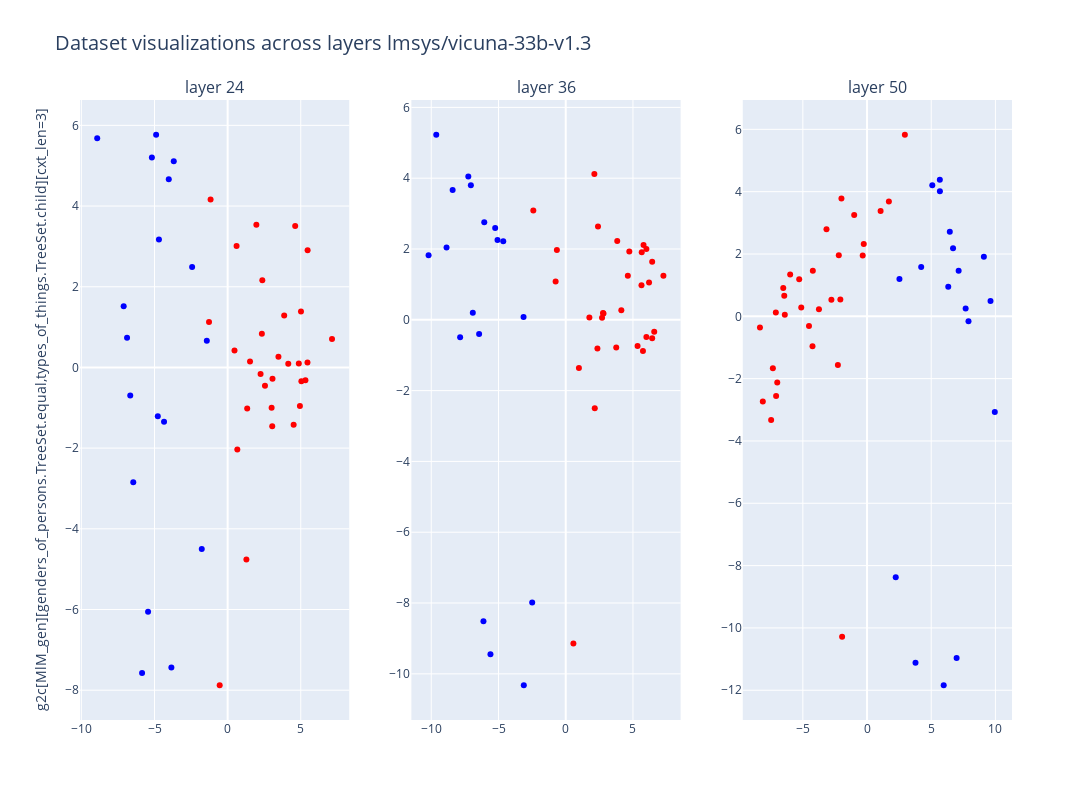

The code cell stored with this chart in its notebook:
### Code cell
from nrk.geometry.visualization_utils_modify import *
from plotly.subplots import make_subplots
from nrk.geometry.generate_acts import get_acts

layers = [24, 36, 50]
figs = []
for layer in layers:
    fig = TruthData.from_datasets(
        ["typeofthing"],
        r,
        cxt_len,
        batch_size = batch_size,
        model_size = model_name,
        layer=layer,
        start=k_shot, 
        end=nrows,
        pattern = 'mlp',
        device=device
        ).plot(
            dimensions=2,
            color='label',
        )
    figs.append(fig)

fig = make_subplots(rows = 1, cols = len(layers),
                    subplot_titles=[f"layer {layer}" for layer in layers],
                    vertical_spacing=0.05)
        
for j, layer in enumerate(layers):
    for data in figs[j].data:
        data['showlegend'] = False
        fig.add_trace(data, row=1, col=j+1)
        

fig.update_yaxes(title_text=res_key, row=1, col=1)

fig.update_coloraxes(
    colorscale='Bluered_r'
)

fig.update_layout(height=800, width=1200, coloraxis_showscale=False)

fig.update_layout(
    title = {
        'text' : f"Dataset visualizations across layers {model_name}",
        'font' : {'size' : 20},
    }
)

fig.show()

### Figure 1 — Plotly figure (JSON) as saved in the notebook; plotly's stock layout.template omitted (floating-point values rounded to 4 significant figures)
{"data": [{"hovertemplate": "<b>%{hovertext}</b><br><br>PC1=%{x}<br>PC2=%{y}<br>label=%{marker.color}<extra></extra>", "hovertext": ["< Kimberly has jeans. George has a handgun. Linda has a beetle. >. Does Kimberly possess a kind of insect? No", "< Ronald has soda. Anthony has a car. John has a deer. >. Does Anthony own a kind of vehicle? Yes", "< Mark has a guitar. George has a watermelon. Ronald has a taxi. >. Does Mark own a kind of vehicle? No", "< Elizabeth has a guitar. William has a taxi. Edward has a banana. >. Does William possess a kind of vehicle? Yes", "< Christopher has a lemon. Carol has a cannon. Edward has a tiger. >. Does Carol own a kind of fruit? No", "< Nancy has a basketball. James has a beetle. Deborah has a horse. >. Does Deborah own a kind of animal? Yes", "< Charles has a papaya. Maria has a revolver. Nancy has a costume. >. Does Maria own a kind of weapon? Yes", "< Elizabeth has a baseball. Barbara has a jeep. Dorothy has a gorilla. >. Does Barbara possess a kind of vehicle? Yes", "< Deborah has a lion. Betty has meat. John has a gorilla. >. Does Betty possess a kind of food? Yes", "< Ronald has a monkey. Barbara has a revolver. Laura has a burger. >. Does Laura possess a kind of animal? No", "< Thomas has a goat. Patricia has T-shirt. Charles has a burger. >. Does Patricia own a kind of clothing? Yes", "< Lisa has a taxi. Kevin has a monkey. Jennifer has a lime. >. Does Lisa own a kind of vehicle? Yes", "< Maria has a guitar. David has a donkey. Joseph has a burger. >. Does Joseph possess a kind of musical instrument? No", "< Susan has a shotgun. Charles has cake. Deborah has a jersey. >. Does Susan own a kind of weapon? Yes", "< Patricia has a monkey. Mary has pizza. George has trousers. >. Does Patricia have a kind of animal? Yes", "< Elizabeth has a car. James has a violin. Donna has coffee. >. Does Elizabeth possess a kind of drink? No", "< Barbara has a shirt. Betty has vodka. Margaret has a football. >. Does Barbara have a kind of drink? No", "< Ruth has a goat. Linda has a piano. Brian has a watermelon. >. Does Ruth have a kind of fruit? No", "< William has a grenade. Donald has a cow. Robert has pants. >. Does William own a kind of weapon? Yes", "< Carol has a peach. Steven has a sweater. Sarah has a cannon. >. Does Steven possess a kind of clothing? Yes", "< Susan has a jeep. Deborah has a pig. Sharon has a handgun. >. Does Deborah possess a kind of animal? Yes", "< Edward has jeans. Brian has a rifle. William has wine. >. Does William possess a kind of weapon? No", "< Barbara has a cat. Kimberly has a taxi. William has cake. >. Does Barbara possess a kind of animal? Yes", "< Linda has a gun. Karen has a basketball. Patricia has whiskey. >. Does Karen own a kind of sport? Yes", "< Nancy has a monkey. Jeff has a papaya. Christopher has a basketball. >. Does Jeff possess a kind of fruit? Yes", "< Laura has a cannon. Kenneth has trousers. Daniel has a basketball. >. Does Kenneth own a kind of weapon? No", "< Daniel has a uniform. Kenneth has a revolver. Ruth has an apple. >. Does Kenneth possess a kind of fruit? No", "< David has a rifle. Edward has a uniform. James has whiskey. >. Does David have a kind of clothing? No", "< Deborah has a pistol. Nancy has a jersey. Thomas has underwear. >. Does Deborah possess a kind of weapon? Yes", "< Michelle has pizza. Margaret has a rabbit. Dorothy has shoes. >. Does Dorothy own a kind of clothing? Yes", "< Barbara has spaghetti. Margaret has a cocktail. John has a banana. >. Does John possess a kind of fruit? Yes", "< Brian has a piano. Robert has a uniform. Barbara has a handgun. >. Does Barbara possess a kind of weapon? Yes", "< Linda has a banana. Mark has a mosquito. Anthony has a cow. >. Does Anthony own a kind of animal? Yes", "< Kenneth has beer. Deborah has a uniform. John has a revolver. >. Does Kenneth possess a kind of clothing? No", "< Linda has a costume. Dorothy has a rabbit. Robert has a basketball. >. Does Robert own a kind of clothing? No", "< Mary has shoes. Susan has a guitar. Dorothy has blackberries. >. Does Susan possess a kind of clothing? No", "< Betty has spaghetti. Steven has a shotgun. Laura has grapes. >. Does Betty have a kind of food? Yes", "< Kenneth has meat. Susan has an apricot. Charles has a handgun. >. Does Kenneth have a kind of food? Yes", "< Sharon has underwear. Daniel has a papaya. Paul has spaghetti. >. Does Paul own a kind of food? Yes", "< Maria has wine. Betty has shoes. Michelle has a jacket. >. Does Maria possess a kind of drink? Yes", "< Jeff has a guitar. Maria has jeans. Thomas has a bee. >. Does Maria possess a kind of clothing? Yes", "< Sandra has blueberries. Nancy has a bee. John has a lion. >. Does Nancy own a kind of animal? No", "< Linda has a pineapple. Jeff has beer. Paul has a cannon. >. Does Paul have a kind of fruit? No", "< Jennifer has a bus. Helen has a rabbit. George has blackberries. >. Does Jennifer have a kind of vehicle? Yes", "< Charles has a baseball. Michael has a beetle. Lisa has blackberries. >. Does Michael own a kind of insect? Yes", "< Patricia has a horse. Joseph has underwear. Charles has a football. >. Does Charles have a kind of sport? Yes", "< James has a guitar. Dorothy has a gun. Charles has a goose. >. Does Charles own a kind of weapon? No", "< Linda has a pig. Dorothy has a sweater. Maria has a dog. >. Does Dorothy own a kind of clothing? Yes"], "legendgroup": "", "marker": {"color": [1, 0, 1, 0, 1, 0, 0, 0, 0, 1, 0, 0, 1, 0, 0, 1, 1, 1, 0, 0, 0, 1, 0, 0, 0, 1, 1, 1, 0, 0, 0, 0, 0, 1, 1, 1, 0, 0, 0, 0, 0, 1, 1, 0, 0, 0, 1, 0], "coloraxis": "coloraxis", "symbol": "circle"}, "mode": "markers", "name": "", "orientation": "v", "showlegend": false, "type": "scatter", "x": [-5.18, 0.6113, -4.775, 2.252, -1.424, 3.867, 1.337, -1.166, 1.531, -4.697, 1.964, 7.137, -7.107, 4.146, 5.014, -6.452, -3.846, -1.769, 4.619, 4.867, 1.282, -3.684, 5.458, -1.272, 3.007, -6.658, -2.428, -5.849, 3.067, 2.34, 4.941, 0.4701, 0.6629, -8.917, -6.877, -4.89, 5.317, -0.5435, 2.371, 5.042, 3.473, -4.348, -5.44, 2.552, 5.468, 3.048, -4.024, 4.513], "xaxis": "x", "y": [5.204, 3.013, -1.208, -0.1656, 0.6586, 1.288, -1.02, 4.161, 0.1458, 3.172, 3.536, 0.7036, 1.515, 0.09208, 1.385, -2.844, -7.439, -4.5, 3.507, 0.09947, -4.762, 5.111, 0.121, 1.127, -0.9993, -0.6982, 2.489, -7.572, -0.278, 0.8365, -0.9539, 0.4181, -2.034, 5.682, 0.7377, 5.768, -0.3176, -7.878, 2.164, -0.344, 0.2621, -1.348, -6.056, -0.4543, 2.905, -1.46, 4.665, -1.419], "yaxis": "y"}, {"hovertemplate": "<b>%{hovertext}</b><br><br>PC1=%{x}<br>PC2=%{y}<br>label=%{marker.color}<extra></extra>", "hovertext": ["< William has a grenade. Donald has a cow. Robert has pants. >. Does William own a kind of weapon? Yes", "< Edward has jeans. Brian has a rifle. William has wine. >. Does William possess a kind of weapon? No", "< Brian has a piano. Robert has a uniform. Barbara has a handgun. >. Does Barbara possess a kind of weapon? Yes", "< Susan has a jeep. Deborah has a pig. Sharon has a handgun. >. Does Deborah possess a kind of animal? Yes", "< Linda has a pig. Dorothy has a sweater. Maria has a dog. >. Does Dorothy own a kind of clothing? Yes", "< Linda has a pineapple. Jeff has beer. Paul has a cannon. >. Does Paul have a kind of fruit? No", "< Ruth has a goat. Linda has a piano. Brian has a watermelon. >. Does Ruth have a kind of fruit? No", "< Laura has a cannon. Kenneth has trousers. Daniel has a basketball. >. Does Kenneth own a kind of weapon? No", "< Linda has a costume. Dorothy has a rabbit. Robert has a basketball. >. Does Robert own a kind of clothing? No", "< Carol has a peach. Steven has a sweater. Sarah has a cannon. >. Does Steven possess a kind of clothing? Yes", "< James has a guitar. Dorothy has a gun. Charles has a goose. >. Does Charles own a kind of weapon? No", "< Sandra has blueberries. Nancy has a bee. John has a lion. >. Does Nancy own a kind of animal? No", "< Elizabeth has a guitar. William has a taxi. Edward has a banana. >. Does William possess a kind of vehicle? Yes", "< Christopher has a lemon. Carol has a cannon. Edward has a tiger. >. Does Carol own a kind of fruit? No", "< Deborah has a pistol. Nancy has a jersey. Thomas has underwear. >. Does Deborah possess a kind of weapon? Yes", "< Ronald has soda. Anthony has a car. John has a deer. >. Does Anthony own a kind of vehicle? Yes", "< Mary has shoes. Susan has a guitar. Dorothy has blackberries. >. Does Susan possess a kind of clothing? No", "< Lisa has a taxi. Kevin has a monkey. Jennifer has a lime. >. Does Lisa own a kind of vehicle? Yes", "< Barbara has spaghetti. Margaret has a cocktail. John has a banana. >. Does John possess a kind of fruit? Yes", "< Susan has a shotgun. Charles has cake. Deborah has a jersey. >. Does Susan own a kind of weapon? Yes", "< Patricia has a horse. Joseph has underwear. Charles has a football. >. Does Charles have a kind of sport? Yes", "< Jeff has a guitar. Maria has jeans. Thomas has a bee. >. Does Maria possess a kind of clothing? Yes", "< Deborah has a lion. Betty has meat. John has a gorilla. >. Does Betty possess a kind of food? Yes", "< Betty has spaghetti. Steven has a shotgun. Laura has grapes. >. Does Betty have a kind of food? Yes", "< Kimberly has jeans. George has a handgun. Linda has a beetle. >. Does Kimberly possess a kind of insect? No", "< Kenneth has meat. Susan has an apricot. Charles has a handgun. >. Does Kenneth have a kind of food? Yes", "< Maria has wine. Betty has shoes. Michelle has a jacket. >. Does Maria possess a kind of drink? Yes", "< Linda has a gun. Karen has a basketball. Patricia has whiskey. >. Does Karen own a kind of sport? Yes", "< Maria has a guitar. David has a donkey. Joseph has a burger. >. Does Joseph possess a kind of musical instrument? No", "< Charles has a papaya. Maria has a revolver. Nancy has a costume. >. Does Maria own a kind of weapon? Yes", "< Elizabeth has a car. James has a violin. Donna has coffee. >. Does Elizabeth possess a kind of drink? No", "< Jennifer has a bus. Helen has a rabbit. George has blackberries. >. Does Jennifer have a kind of vehicle? Yes", "< Linda has a banana. Mark has a mosquito. Anthony has a cow. >. Does Anthony own a kind of animal? Yes", "< Ronald has a monkey. Barbara has a revolver. Laura has a burger. >. Does Laura possess a kind of animal? No", "< Patricia has a monkey. Mary has pizza. George has trousers. >. Does Patricia have a kind of animal? Yes", "< Barbara has a shirt. Betty has vodka. Margaret has a football. >. Does Barbara have a kind of drink? No", "< Nancy has a basketball. James has a beetle. Deborah has a horse. >. Does Deborah own a kind of animal? Yes", "< Michelle has pizza. Margaret has a rabbit. Dorothy has shoes. >. Does Dorothy own a kind of clothing? Yes", "< Kenneth has beer. Deborah has a uniform. John has a revolver. >. Does Kenneth possess a kind of clothing? No", "< Elizabeth has a baseball. Barbara has a jeep. Dorothy has a gorilla. >. Does Barbara possess a kind of vehicle? Yes", "< Charles has a baseball. Michael has a beetle. Lisa has blackberries. >. Does Michael own a kind of insect? Yes", "< Daniel has a uniform. Kenneth has a revolver. Ruth has an apple. >. Does Kenneth possess a kind of fruit? No", "< Nancy has a monkey. Jeff has a papaya. Christopher has a basketball. >. Does Jeff possess a kind of fruit? Yes", "< Mark has a guitar. George has a watermelon. Ronald has a taxi. >. Does Mark own a kind of vehicle? No", "< David has a rifle. Edward has a uniform. James has whiskey. >. Does David have a kind of clothing? No", "< Barbara has a cat. Kimberly has a taxi. William has cake. >. Does Barbara possess a kind of animal? Yes", "< Thomas has a goat. Patricia has T-shirt. Charles has a burger. >. Does Patricia own a kind of clothing? Yes", "< Sharon has underwear. Daniel has a papaya. Paul has spaghetti. >. Does Paul own a kind of food? Yes"], "legendgroup": "", "marker": {"color": [0, 1, 0, 0, 0, 1, 1, 1, 1, 0, 1, 1, 0, 1, 0, 0, 1, 0, 0, 0, 0, 0, 0, 0, 1, 0, 0, 0, 1, 0, 1, 0, 0, 1, 0, 1, 0, 0, 1, 0, 0, 1, 0, 1, 1, 0, 0, 0], "coloraxis": "coloraxis", "symbol": "circle"}, "mode": "markers", "name": "", "orientation": "v", "showlegend": false, "type": "scatter", "x": [5.788, -6.059, 2.7, 2.159, 5.652, -5.599, -2.496, -10.2, -8.865, 4.728, -5.249, -6.444, 2.771, -3.139, 5.343, -0.6584, -7.246, 7.265, 5.998, 5.744, 4.135, 4.619, 1.759, 6.428, -7.056, 0.5698, 6.581, -0.7526, -8.411, 2.81, -7.854, 2.356, 0.9794, -4.646, 5.634, -3.119, 6.196, 2.4, -9.629, -2.413, 5.998, -5.073, 3.755, -6.912, -6.12, 6.429, 2.128, 3.83], "xaxis": "x2", "y": [2.114, 2.753, 0.05695, -2.501, 1.912, -9.446, -7.986, 1.825, 2.041, 1.932, 2.59, -0.4022, 0.1945, 0.08049, -0.7384, 1.972, 4.045, 1.242, -0.4824, -0.8844, 0.2705, 1.241, 0.06636, -0.5222, 3.8, -9.141, -0.3389, 1.084, 3.664, 0.1781, -0.4954, -0.8091, -1.364, 2.22, 0.973, -10.32, 1.051, 2.634, 5.227, 3.088, 2.002, 2.255, -0.7836, 0.2024, -8.514, 1.643, 4.115, 2.224], "yaxis": "y2"}, {"hovertemplate": "<b>%{hovertext}</b><br><br>PC1=%{x}<br>PC2=%{y}<br>label=%{marker.color}<extra></extra>", "hovertext": ["< Daniel has a uniform. Kenneth has a revolver. Ruth has an apple. >. Does Kenneth possess a kind of fruit? No", "< Linda has a pineapple. Jeff has beer. Paul has a cannon. >. Does Paul have a kind of fruit? No", "< Elizabeth has a baseball. Barbara has a jeep. Dorothy has a gorilla. >. Does Barbara possess a kind of vehicle? Yes", "< Barbara has a shirt. Betty has vodka. Margaret has a football. >. Does Barbara have a kind of drink? No", "< Elizabeth has a guitar. William has a taxi. Edward has a banana. >. Does William possess a kind of vehicle? Yes", "< Barbara has spaghetti. Margaret has a cocktail. John has a banana. >. Does John possess a kind of fruit? Yes", "< Kenneth has beer. Deborah has a uniform. John has a revolver. >. Does Kenneth possess a kind of clothing? No", "< Edward has jeans. Brian has a rifle. William has wine. >. Does William possess a kind of weapon? No", "< Brian has a piano. Robert has a uniform. Barbara has a handgun. >. Does Barbara possess a kind of weapon? Yes", "< Deborah has a lion. Betty has meat. John has a gorilla. >. Does Betty possess a kind of food? Yes", "< Betty has spaghetti. Steven has a shotgun. Laura has grapes. >. Does Betty have a kind of food? Yes", "< Linda has a banana. Mark has a mosquito. Anthony has a cow. >. Does Anthony own a kind of animal? Yes", "< Lisa has a taxi. Kevin has a monkey. Jennifer has a lime. >. Does Lisa own a kind of vehicle? Yes", "< Thomas has a goat. Patricia has T-shirt. Charles has a burger. >. Does Patricia own a kind of clothing? Yes", "< Maria has a guitar. David has a donkey. Joseph has a burger. >. Does Joseph possess a kind of musical instrument? No", "< Linda has a pig. Dorothy has a sweater. Maria has a dog. >. Does Dorothy own a kind of clothing? Yes", "< Nancy has a monkey. Jeff has a papaya. Christopher has a basketball. >. Does Jeff possess a kind of fruit? Yes", "< Charles has a papaya. Maria has a revolver. Nancy has a costume. >. Does Maria own a kind of weapon? Yes", "< Deborah has a pistol. Nancy has a jersey. Thomas has underwear. >. Does Deborah possess a kind of weapon? Yes", "< Jennifer has a bus. Helen has a rabbit. George has blackberries. >. Does Jennifer have a kind of vehicle? Yes", "< Sandra has blueberries. Nancy has a bee. John has a lion. >. Does Nancy own a kind of animal? No", "< Barbara has a cat. Kimberly has a taxi. William has cake. >. Does Barbara possess a kind of animal? Yes", "< Jeff has a guitar. Maria has jeans. Thomas has a bee. >. Does Maria possess a kind of clothing? Yes", "< Patricia has a monkey. Mary has pizza. George has trousers. >. Does Patricia have a kind of animal? Yes", "< Carol has a peach. Steven has a sweater. Sarah has a cannon. >. Does Steven possess a kind of clothing? Yes", "< Kenneth has meat. Susan has an apricot. Charles has a handgun. >. Does Kenneth have a kind of food? Yes", "< Ronald has a monkey. Barbara has a revolver. Laura has a burger. >. Does Laura possess a kind of animal? No", "< Michelle has pizza. Margaret has a rabbit. Dorothy has shoes. >. Does Dorothy own a kind of clothing? Yes", "< Susan has a shotgun. Charles has cake. Deborah has a jersey. >. Does Susan own a kind of weapon? Yes", "< James has a guitar. Dorothy has a gun. Charles has a goose. >. Does Charles own a kind of weapon? No", "< Patricia has a horse. Joseph has underwear. Charles has a football. >. Does Charles have a kind of sport? Yes", "< Christopher has a lemon. Carol has a cannon. Edward has a tiger. >. Does Carol own a kind of fruit? No", "< Charles has a baseball. Michael has a beetle. Lisa has blackberries. >. Does Michael own a kind of insect? Yes", "< Mark has a guitar. George has a watermelon. Ronald has a taxi. >. Does Mark own a kind of vehicle? No", "< Linda has a costume. Dorothy has a rabbit. Robert has a basketball. >. Does Robert own a kind of clothing? No", "< David has a rifle. Edward has a uniform. James has whiskey. >. Does David have a kind of clothing? No", "< Nancy has a basketball. James has a beetle. Deborah has a horse. >. Does Deborah own a kind of animal? Yes", "< Maria has wine. Betty has shoes. Michelle has a jacket. >. Does Maria possess a kind of drink? Yes", "< Laura has a cannon. Kenneth has trousers. Daniel has a basketball. >. Does Kenneth own a kind of weapon? No", "< Susan has a jeep. Deborah has a pig. Sharon has a handgun. >. Does Deborah possess a kind of animal? Yes", "< William has a grenade. Donald has a cow. Robert has pants. >. Does William own a kind of weapon? Yes", "< Mary has shoes. Susan has a guitar. Dorothy has blackberries. >. Does Susan possess a kind of clothing? No", "< Linda has a gun. Karen has a basketball. Patricia has whiskey. >. Does Karen own a kind of sport? Yes", "< Ronald has soda. Anthony has a car. John has a deer. >. Does Anthony own a kind of vehicle? Yes", "< Sharon has underwear. Daniel has a papaya. Paul has spaghetti. >. Does Paul own a kind of food? Yes", "< Elizabeth has a car. James has a violin. Donna has coffee. >. Does Elizabeth possess a kind of drink? No", "< Ruth has a goat. Linda has a piano. Brian has a watermelon. >. Does Ruth have a kind of fruit? No", "< Kimberly has jeans. George has a handgun. Linda has a beetle. >. Does Kimberly possess a kind of insect? No"], "legendgroup": "", "marker": {"color": [1, 1, 0, 1, 0, 0, 1, 1, 0, 0, 0, 0, 0, 0, 1, 0, 0, 0, 0, 0, 1, 0, 0, 0, 0, 0, 1, 0, 0, 1, 0, 1, 0, 1, 1, 1, 0, 0, 1, 0, 0, 1, 0, 0, 0, 1, 1, 1], "coloraxis": "coloraxis", "symbol": "circle"}, "mode": "markers", "name": "", "orientation": "v", "showlegend": false, "type": "scatter", "x": [4.217, 5.971, 2.946, 3.775, -2.2, -7.083, 9.098, 5.674, -4.248, -0.2566, -8.118, -0.3371, -7.104, -1.994, 7.68, -6.448, -2.777, -3.747, -7.469, -2.079, 6.326, -8.34, -5.125, -6.406, -4.223, -1.943, 5.082, -1.002, -6.992, 5.67, -4.522, 2.523, -5.988, 7.133, 9.616, 6.976, -5.283, -7.336, 9.949, -2.27, -6.526, 6.446, 1.7, 1.055, -3.159, 7.901, 2.235, 6.698], "xaxis": "x3", "y": [1.584, -11.84, 5.827, -11.12, 1.96, -2.553, 1.911, 4.014, -0.9637, 2.321, -2.732, 1.956, 0.1226, 3.778, 0.254, 0.6614, 0.5277, 0.2283, -3.327, 0.5406, 0.9521, -0.3556, 0.279, 0.05219, 1.465, -10.28, 4.206, 3.251, -2.122, 4.38, -0.3125, 1.198, 1.346, 1.466, 0.4952, -10.96, 1.189, -1.664, -3.074, -1.559, 0.9066, 2.718, 3.686, 3.382, 2.796, -0.1559, -8.376, 2.181], "yaxis": "y3"}], "layout": {"annotations": [{"font": {"size": 16}, "showarrow": false, "text": "layer 24", "x": 0.1444, "xanchor": "center", "xref": "paper", "y": 1, "yanchor": "bottom", "yref": "paper"}, {"font": {"size": 16}, "showarrow": false, "text": "layer 36", "x": 0.5, "xanchor": "center", "xref": "paper", "y": 1, "yanchor": "bottom", "yref": "paper"}, {"font": {"size": 16}, "showarrow": false, "text": "layer 50", "x": 0.8556, "xanchor": "center", "xref": "paper", "y": 1, "yanchor": "bottom", "yref": "paper"}], "coloraxis": {"colorscale": [[0, "rgb(255,0,0)"], [1, "rgb(0,0,255)"]], "showscale": false}, "height": 800, "title": {"font": {"size": 20}, "text": "Dataset visualizations across layers lmsys/vicuna-33b-v1.3"}, "width": 1200, "xaxis": {"anchor": "y", "domain": [0, 0.2889]}, "xaxis2": {"anchor": "y2", "domain": [0.3556, 0.6444]}, "xaxis3": {"anchor": "y3", "domain": [0.7111, 1]}, "yaxis": {"anchor": "x", "domain": [0, 1], "title": {"text": "g2c[MlM_gen][genders_of_persons.TreeSet.equal,types_of_things.TreeSet.child][cxt_len=3]"}}, "yaxis2": {"anchor": "x2", "domain": [0, 1]}, "yaxis3": {"anchor": "x3", "domain": [0, 1]}}}
